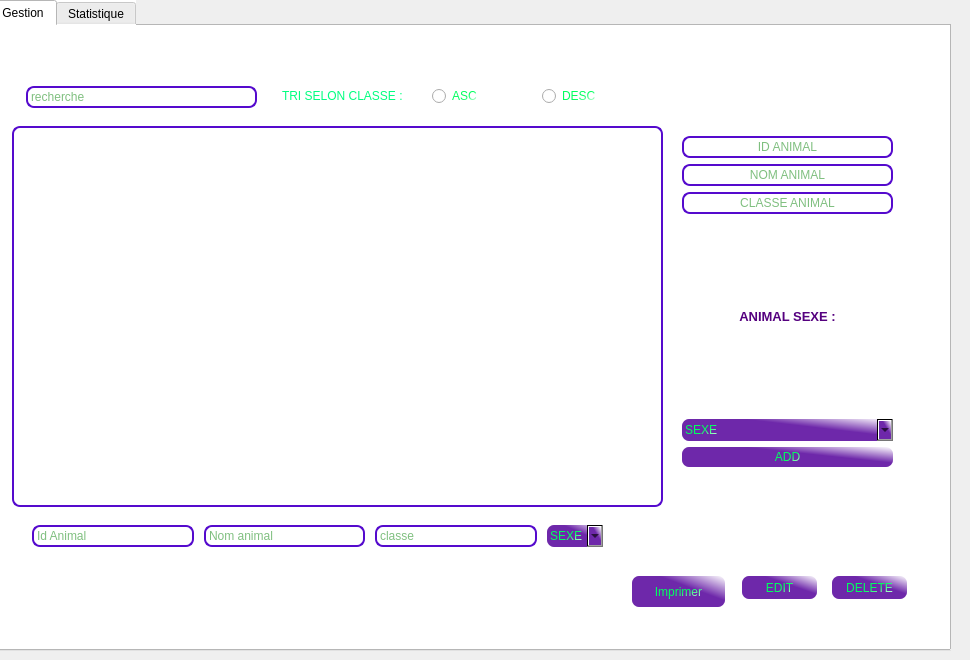
   <widget class="QWidget" name="Animaux">
    <widget class="QTabWidget" name="tabWidget">
     <property name="geometry">
      <rect>
       <x>-10</x>
       <y>0</y>
       <width>961</width>
       <height>651</height>
      </rect>
     </property>
     <property name="styleSheet">
      <string notr="true">background-color: rgb(255, 255, 255);</string>
     </property>
     <property name="currentIndex">
      <number>0</number>
     </property>
     <widget class="QWidget" name="tab">
      <attribute name="title">
       <string>Gestion</string>
      </attribute>
      <widget class="QWidget" name="verticalLayoutWidget_3">
       <property name="geometry">
        <rect>
         <x>690</x>
         <y>110</y>
         <width>211</width>
         <height>331</height>
        </rect>
       </property>
       <layout class="QVBoxLayout" name="verticalLayout_3">
        <item>
         <widget class="QLineEdit" name="an_id_add">
          <property name="styleSheet">
           <string notr="true">QLineEdit {
	font: 8pt &quot;Times New Roman&quot;;
padding: 1px;
border-style: solid;
border: 2px solid rgb(85,10,205);
border-radius: 8px;
font-color:green;
 background-color:white;
color:green;
}

QLineEdit:focus
{
  border-color:rgb(200,50,10);
}</string>
          </property>
          <property name="alignment">
           <set>Qt::AlignCenter</set>
          </property>
          <property name="placeholderText">
           <string>ID ANIMAL</string>
          </property>
         </widget>
        </item>
        <item>
         <widget class="QLineEdit" name="an_nom_add">
          <property name="styleSheet">
           <string notr="true">QLineEdit {
	font: 8pt &quot;Times New Roman&quot;;
padding: 1px;
border-style: solid;
border: 2px solid rgb(85,10,205);
border-radius: 8px;
font-color:green;
 background-color:white;
color:green;
}

QLineEdit:focus
{
  border-color:rgb(200,50,10);
}</string>
          </property>
          <property name="echoMode">
           <enum>QLineEdit::Normal</enum>
          </property>
          <property name="alignment">
           <set>Qt::AlignCenter</set>
          </property>
          <property name="placeholderText">
           <string>NOM ANIMAL</string>
          </property>
         </widget>
        </item>
        <item>
         <widget class="QLineEdit" name="an_classe_add">
          <property name="styleSheet">
           <string notr="true">QLineEdit {
	font: 8pt &quot;Times New Roman&quot;;
padding: 1px;
border-style: solid;
border: 2px solid rgb(85,10,205);
border-radius: 8px;
font-color:green;
 background-color:white;
color:green;
}

QLineEdit:focus
{
  border-color:rgb(200,50,10);
}</string>
          </property>
          <property name="alignment">
           <set>Qt::AlignCenter</set>
          </property>
          <property name="placeholderText">
           <string>CLASSE ANIMAL</string>
          </property>
         </widget>
        </item>
        <item>
         <widget class="QLabel" name="label_14">
          <property name="text">
           <string>&lt;html&gt;&lt;head/&gt;&lt;body&gt;&lt;p align=&quot;center&quot;&gt;&lt;span style=&quot; font-size:10pt; font-weight:600; color:#55007f;&quot;&gt;ANIMAL SEXE :&lt;/span&gt;&lt;/p&gt;&lt;/body&gt;&lt;/html&gt;</string>
          </property>
         </widget>
        </item>
        <item>
         <widget class="QComboBox" name="an_sexe_add">
          <property name="layoutDirection">
           <enum>Qt::LeftToRight</enum>
          </property>
          <property name="autoFillBackground">
           <bool>false</bool>
          </property>
          <property name="styleSheet">
           <string notr="true">

QComboBox
{
 border-style: groove;
      border-radius: 7;
      padding: 3px;
     color: qlineargradient(spread:pad, x1:0.439, y1:0.5, x2:1, y2:1, stop:0.134783 rgba(0, 255, 94, 255), stop:1 rgba(255, 255, 255, 255));
background-color: qlineargradient(spread:pad, x1:0.565, y1:0.386364, x2:1, y2:0, stop:0.0869565 rgba(110, 40, 170, 255), stop:1 rgba(255, 255, 255, 255));
}


  
   



</string>
          </property>
          <property name="currentIndex">
           <number>0</number>
          </property>
          <item>
           <property name="text">
            <string>SEXE</string>
           </property>
          </item>
          <item>
           <property name="text">
            <string>M</string>
           </property>
          </item>
          <item>
           <property name="text">
            <string>F</string>
           </property>
          </item>
         </widget>
        </item>
        <item>
         <widget class="QPushButton" name="an_addBtn">
          <property name="styleSheet">
           <string notr="true">QPushButton

 {
      border-style: groove;
      border-radius: 7;
      padding: 3px;

     color: qlineargradient(spread:pad, x1:0.439, y1:0.5, x2:1, y2:1, stop:0.134783 rgba(0, 255, 94, 255), stop:1 rgba(255, 255, 255, 255));

  background-color: qlineargradient(spread:pad, x1:0.565, y1:0.386364, x2:1, y2:0, stop:0.0869565 rgba(110, 40, 170, 255), stop:1 rgba(255, 255, 255, 255));
   
  font: 75 8pt &quot;Arial Narrow&quot;;
  }


QPushButton:focus

 {

  
    background-color: qlineargradient(spread:pad, x1:0, y1:0, x2:1, y2:1, stop:0.491304 rgba(255, 0, 0, 255), stop:1 rgba(255, 255, 255, 255));
 }

QPushButton:hover

 {
    background-color: qlineargradient(spread:pad, x1:0, y1:0, x2:1, y2:1, stop:0.491304 rgba(255, 0, 0, 255), stop:1 rgba(255, 255, 255, 255));

 }</string>
          </property>
          <property name="text">
           <string>ADD</string>
          </property>
         </widget>
        </item>
       </layout>
      </widget>
      <widget class="QTableView" name="tabAnimal">
       <property name="geometry">
        <rect>
         <x>20</x>
         <y>100</y>
         <width>651</width>
         <height>381</height>
        </rect>
       </property>
       <property name="styleSheet">
        <string notr="true">QTableView {
	font: 8pt &quot;Times New Roman&quot;;
padding: 1px;
border-style: solid;
border: 2px solid rgb(85,10,205);
border-radius: 8px;
}</string>
       </property>
      </widget>
      <widget class="QWidget" name="horizontalLayoutWidget_4">
       <property name="geometry">
        <rect>
         <x>40</x>
         <y>490</y>
         <width>571</width>
         <height>41</height>
        </rect>
       </property>
       <layout class="QHBoxLayout" name="horizontalLayout_4">
        <property name="spacing">
         <number>10</number>
        </property>
        <item>
         <widget class="QLineEdit" name="an_id_e">
          <property name="styleSheet">
           <string notr="true">QLineEdit {
	font: 8pt &quot;Times New Roman&quot;;
padding: 1px;
border-style: solid;
border: 2px solid rgb(85,10,205);
border-radius: 8px;
font-color:green;
 background-color:white;
color:green;
}

QLineEdit:focus
{
  border-color:rgb(200,50,10);
}</string>
          </property>
          <property name="placeholderText">
           <string>Id Animal</string>
          </property>
         </widget>
        </item>
        <item>
         <widget class="QLineEdit" name="an_nom_e">
          <property name="styleSheet">
           <string notr="true">QLineEdit {
	font: 8pt &quot;Times New Roman&quot;;
padding: 1px;
border-style: solid;
border: 2px solid rgb(85,10,205);
border-radius: 8px;
font-color:green;
 background-color:white;
color:green;
}

QLineEdit:focus
{
  border-color:rgb(200,50,10);
}</string>
          </property>
          <property name="placeholderText">
           <string>Nom animal</string>
          </property>
         </widget>
        </item>
        <item>
         <widget class="QLineEdit" name="an_classe">
          <property name="styleSheet">
           <string notr="true">QLineEdit {
	font: 8pt &quot;Times New Roman&quot;;
padding: 1px;
border-style: solid;
border: 2px solid rgb(85,10,205);
border-radius: 8px;
font-color:green;
 background-color:white;
color:green;
}

QLineEdit:focus
{
  border-color:rgb(200,50,10);
}</string>
          </property>
          <property name="placeholderText">
           <string>classe</string>
          </property>
         </widget>
        </item>
        <item>
         <widget class="QComboBox" name="an_sexe_e">
          <property name="styleSheet">
           <string notr="true">

QComboBox
{
 border-style: groove;
      border-radius: 7;
      padding: 3px;
     color: qlineargradient(spread:pad, x1:0.439, y1:0.5, x2:1, y2:1, stop:0.134783 rgba(0, 255, 94, 255), stop:1 rgba(255, 255, 255, 255));
background-color: qlineargradient(spread:pad, x1:0.565, y1:0.386364, x2:1, y2:0, stop:0.0869565 rgba(110, 40, 170, 255), stop:1 rgba(255, 255, 255, 255));
}


  

</string>
          </property>
          <item>
           <property name="text">
            <string>SEXE</string>
           </property>
          </item>
          <item>
           <property name="text">
            <string>M</string>
           </property>
          </item>
          <item>
           <property name="text">
            <string>F</string>
           </property>
          </item>
         </widget>
        </item>
       </layout>
      </widget>
      <widget class="QPushButton" name="an_delete">
       <property name="geometry">
        <rect>
         <x>840</x>
         <y>550</y>
         <width>75</width>
         <height>23</height>
        </rect>
       </property>
       <property name="styleSheet">
        <string notr="true">QPushButton

 {
      border-style: groove;
      border-radius: 7;
      padding: 3px;

     color: qlineargradient(spread:pad, x1:0.439, y1:0.5, x2:1, y2:1, stop:0.134783 rgba(0, 255, 94, 255), stop:1 rgba(255, 255, 255, 255));

  background-color: qlineargradient(spread:pad, x1:0.565, y1:0.386364, x2:1, y2:0, stop:0.0869565 rgba(110, 40, 170, 255), stop:1 rgba(255, 255, 255, 255));
   
  font: 75 8pt &quot;Arial Narrow&quot;;
  }


QPushButton:focus

 {

  
    background-color: qlineargradient(spread:pad, x1:0, y1:0, x2:1, y2:1, stop:0.491304 rgba(255, 0, 0, 255), stop:1 rgba(255, 255, 255, 255));
 }

QPushButton:hover

 {
    background-color: qlineargradient(spread:pad, x1:0, y1:0, x2:1, y2:1, stop:0.491304 rgba(255, 0, 0, 255), stop:1 rgba(255, 255, 255, 255));

 }</string>
       </property>
       <property name="text">
        <string>DELETE</string>
       </property>
      </widget>
      <widget class="QPushButton" name="an_imprimer">
       <property name="geometry">
        <rect>
         <x>640</x>
         <y>550</y>
         <width>93</width>
         <height>31</height>
        </rect>
       </property>
       <property name="styleSheet">
        <string notr="true">QPushButton

 {
      border-style: groove;
      border-radius: 7;
      padding: 3px;

     color: qlineargradient(spread:pad, x1:0.439, y1:0.5, x2:1, y2:1, stop:0.134783 rgba(0, 255, 94, 255), stop:1 rgba(255, 255, 255, 255));

  background-color: qlineargradient(spread:pad, x1:0.565, y1:0.386364, x2:1, y2:0, stop:0.0869565 rgba(110, 40, 170, 255), stop:1 rgba(255, 255, 255, 255));
   
  font: 75 8pt &quot;Arial Narrow&quot;;
  }


QPushButton:focus

 {

  
    background-color: qlineargradient(spread:pad, x1:0, y1:0, x2:1, y2:1, stop:0.491304 rgba(255, 0, 0, 255), stop:1 rgba(255, 255, 255, 255));
 }

QPushButton:hover

 {
    background-color: qlineargradient(spread:pad, x1:0, y1:0, x2:1, y2:1, stop:0.491304 rgba(255, 0, 0, 255), stop:1 rgba(255, 255, 255, 255));

 }


</string>
       </property>
       <property name="text">
        <string>Imprimer</string>
       </property>
      </widget>
      <widget class="QPushButton" name="an_edit">
       <property name="geometry">
        <rect>
         <x>750</x>
         <y>550</y>
         <width>75</width>
         <height>23</height>
        </rect>
       </property>
       <property name="styleSheet">
        <string notr="true">QPushButton

 {
      border-style: groove;
      border-radius: 7;
      padding: 3px;

     color: qlineargradient(spread:pad, x1:0.439, y1:0.5, x2:1, y2:1, stop:0.134783 rgba(0, 255, 94, 255), stop:1 rgba(255, 255, 255, 255));

  background-color: qlineargradient(spread:pad, x1:0.565, y1:0.386364, x2:1, y2:0, stop:0.0869565 rgba(110, 40, 170, 255), stop:1 rgba(255, 255, 255, 255));
   
  font: 75 8pt &quot;Arial Narrow&quot;;
  }


QPushButton:focus

 {

  
    background-color: qlineargradient(spread:pad, x1:0, y1:0, x2:1, y2:1, stop:0.491304 rgba(255, 0, 0, 255), stop:1 rgba(255, 255, 255, 255));
 }

QPushButton:hover

 {
    background-color: qlineargradient(spread:pad, x1:0, y1:0, x2:1, y2:1, stop:0.491304 rgba(255, 0, 0, 255), stop:1 rgba(255, 255, 255, 255));

 }</string>
       </property>
       <property name="text">
        <string>EDIT</string>
       </property>
      </widget>
      <widget class="QLabel" name="label_3">
       <property name="geometry">
        <rect>
         <x>290</x>
         <y>60</y>
         <width>141</width>
         <height>20</height>
        </rect>
       </property>
       <property name="styleSheet">
        <string notr="true">QLabel

{
font: 8pt &quot;Arial Narrow&quot;;

	color: rgb(0, 255, 127);
}</string>
       </property>
       <property name="text">
        <string>TRI SELON CLASSE :</string>
       </property>
      </widget>
      <widget class="QLineEdit" name="an_recherche">
       <property name="geometry">
        <rect>
         <x>34</x>
         <y>60</y>
         <width>231</width>
         <height>22</height>
        </rect>
       </property>
       <property name="styleSheet">
        <string notr="true">QLineEdit {
	font: 8pt &quot;Times New Roman&quot;;
padding: 1px;
border-style: solid;
border: 2px solid rgb(85,10,205);
border-radius: 8px;
font-color:green;
 background-color:white;
color:green;
}

QLineEdit:focus
{
  border-color:rgb(200,50,10);
}</string>
       </property>
       <property name="placeholderText">
        <string>recherche</string>
       </property>
      </widget>
      <widget class="QRadioButton" name="an_tri_asc">
       <property name="geometry">
        <rect>
         <x>440</x>
         <y>60</y>
         <width>97</width>
         <height>20</height>
        </rect>
       </property>
       <property name="styleSheet">
        <string notr="true">QRadioButton
{
        color: qlineargradient(spread:pad, x1:0.439, y1:0.5, x2:1, y2:1, stop:0.134783 rgba(0, 255, 94, 255), stop:1 rgba(255, 255, 255, 255));

	font: 75 8pt &quot;Arial Narrow&quot;;
}</string>
       </property>
       <property name="text">
        <string>ASC</string>
       </property>
      </widget>
      <widget class="QRadioButton" name="an_tri_desc">
       <property name="geometry">
        <rect>
         <x>550</x>
         <y>60</y>
         <width>97</width>
         <height>20</height>
        </rect>
       </property>
       <property name="styleSheet">
        <string notr="true">QRadioButton
{
        color: qlineargradient(spread:pad, x1:0.439, y1:0.5, x2:1, y2:1, stop:0.134783 rgba(0, 255, 94, 255), stop:1 rgba(255, 255, 255, 255));

	font: 75 8pt &quot;Arial Narrow&quot;;
}</string>
       </property>
       <property name="text">
        <string>DESC</string>
       </property>
      </widget>
     </widget>
     <widget class="QWidget" name="tab_2">
      <attribute name="title">
       <string>Statistique</string>
      </attribute>
      <widget class="QFrame" name="horizontalFrame">
       <property name="geometry">
        <rect>
         <x>90</x>
         <y>90</y>
         <width>561</width>
         <height>391</height>
        </rect>
       </property>
       <layout class="QHBoxLayout" name="horizontalLayout"/>
      </widget>
      <widget class="QLabel" name="label_2">
       <property name="geometry">
        <rect>
         <x>690</x>
         <y>220</y>
         <width>56</width>
         <height>16</height>
        </rect>
       </property>
       <property name="text">
        <string>SEXE :</string>
       </property>
      </widget>
      <widget class="QLabel" name="label">
       <property name="geometry">
        <rect>
         <x>690</x>
         <y>150</y>
         <width>56</width>
         <height>16</height>
        </rect>
       </property>
       <property name="text">
        <string>TOTAL :</string>
       </property>
      </widget>
     </widget>
    </widget>
   </widget>
